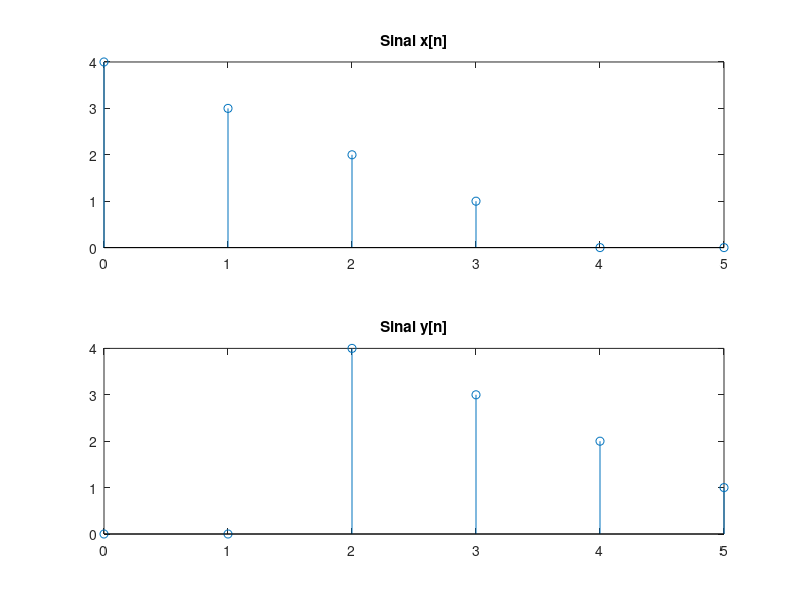

Here is the MATLAB script that generated this plot:
N=6;
k=0:N-1;
n=0:N-1;
x=[4 3 2 1 0 0];
figure(5)
subplot(211);
stem(n,x)
title('Sinal x[n]');
X=fft(x);
Y=exp(j*2*pi*4*k/6).*X;
y=ifft(Y);
subplot(212);
stem(n,abs(y));
title('Sinal y[n]');
